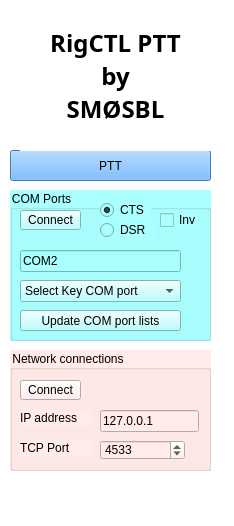
<?xml version="1.0" encoding="UTF-8"?>
<ui version="4.0">
 <class>MainWindow</class>
 <widget class="QMainWindow" name="MainWindow">
  <property name="geometry">
   <rect>
    <x>0</x>
    <y>0</y>
    <width>234</width>
    <height>526</height>
   </rect>
  </property>
  <property name="windowTitle">
   <string>MainWindow</string>
  </property>
  <property name="autoFillBackground">
   <bool>false</bool>
  </property>
  <property name="styleSheet">
   <string notr="true">background-color: rgb(255, 255, 255);</string>
  </property>
  <widget class="QWidget" name="centralwidget">
   <widget class="QPushButton" name="keyButton">
    <property name="geometry">
     <rect>
      <x>10</x>
      <y>150</y>
      <width>201</width>
      <height>31</height>
     </rect>
    </property>
    <property name="styleSheet">
     <string notr="true">background-color: rgb(85, 170, 255);
border-color: rgb(0, 0, 0);</string>
    </property>
    <property name="text">
     <string>PTT</string>
    </property>
   </widget>
   <widget class="QLabel" name="label_8">
    <property name="geometry">
     <rect>
      <x>20</x>
      <y>0</y>
      <width>191</width>
      <height>151</height>
     </rect>
    </property>
    <property name="font">
     <font>
      <family>Bradley Hand ITC</family>
      <pointsize>18</pointsize>
      <weight>75</weight>
      <italic>false</italic>
      <bold>true</bold>
      <kerning>true</kerning>
     </font>
    </property>
    <property name="text">
     <string>RigCTL PTT
by
SMØSBL</string>
    </property>
    <property name="alignment">
     <set>Qt::AlignCenter</set>
    </property>
   </widget>
   <widget class="QGroupBox" name="groupBox">
    <property name="geometry">
     <rect>
      <x>10</x>
      <y>190</y>
      <width>201</width>
      <height>151</height>
     </rect>
    </property>
    <property name="styleSheet">
     <string notr="true">background-color: rgb(170, 255, 255);</string>
    </property>
    <property name="title">
     <string>COM Ports</string>
    </property>
    <widget class="QRadioButton" name="KeyOnDSR">
     <property name="geometry">
      <rect>
       <x>90</x>
       <y>30</y>
       <width>55</width>
       <height>20</height>
      </rect>
     </property>
     <property name="text">
      <string>DSR</string>
     </property>
     <attribute name="buttonGroup">
      <string notr="true">buttonGroup</string>
     </attribute>
    </widget>
    <widget class="QRadioButton" name="KeyOnCTS">
     <property name="geometry">
      <rect>
       <x>90</x>
       <y>10</y>
       <width>51</width>
       <height>20</height>
      </rect>
     </property>
     <property name="text">
      <string>CTS</string>
     </property>
     <property name="checked">
      <bool>true</bool>
     </property>
     <attribute name="buttonGroup">
      <string notr="true">buttonGroup</string>
     </attribute>
    </widget>
    <widget class="QCheckBox" name="keyPortInvert">
     <property name="geometry">
      <rect>
       <x>150</x>
       <y>20</y>
       <width>41</width>
       <height>20</height>
      </rect>
     </property>
     <property name="text">
      <string>Inv</string>
     </property>
    </widget>
    <widget class="QPushButton" name="ConnectToKeyPort">
     <property name="geometry">
      <rect>
       <x>10</x>
       <y>20</y>
       <width>61</width>
       <height>20</height>
      </rect>
     </property>
     <property name="text">
      <string>Connect</string>
     </property>
    </widget>
    <widget class="QComboBox" name="keyPortDevice">
     <property name="geometry">
      <rect>
       <x>10</x>
       <y>90</y>
       <width>161</width>
       <height>22</height>
      </rect>
     </property>
     <item>
      <property name="text">
       <string>Select Key COM port</string>
      </property>
     </item>
    </widget>
    <widget class="QPushButton" name="ShowComPortList">
     <property name="geometry">
      <rect>
       <x>10</x>
       <y>120</y>
       <width>161</width>
       <height>21</height>
      </rect>
     </property>
     <property name="text">
      <string>Update COM port lists</string>
     </property>
    </widget>
    <widget class="QLineEdit" name="KeyPortName">
     <property name="geometry">
      <rect>
       <x>10</x>
       <y>60</y>
       <width>161</width>
       <height>22</height>
      </rect>
     </property>
     <property name="text">
      <string>COM2</string>
     </property>
    </widget>
   </widget>
   <widget class="QGroupBox" name="groupBox_2">
    <property name="geometry">
     <rect>
      <x>10</x>
      <y>350</y>
      <width>201</width>
      <height>121</height>
     </rect>
    </property>
    <property name="styleSheet">
     <string notr="true">background-color: rgb(255, 235, 231);</string>
    </property>
    <property name="title">
     <string>Network connections</string>
    </property>
    <widget class="QSpinBox" name="keyNetPort">
     <property name="geometry">
      <rect>
       <x>90</x>
       <y>90</y>
       <width>85</width>
       <height>20</height>
      </rect>
     </property>
     <property name="maximum">
      <number>65535</number>
     </property>
     <property name="value">
      <number>4533</number>
     </property>
    </widget>
    <widget class="QLineEdit" name="keyIP">
     <property name="geometry">
      <rect>
       <x>90</x>
       <y>60</y>
       <width>99</width>
       <height>22</height>
      </rect>
     </property>
     <property name="text">
      <string>127.0.0.1</string>
     </property>
    </widget>
    <widget class="QLabel" name="label">
     <property name="geometry">
      <rect>
       <x>10</x>
       <y>60</y>
       <width>71</width>
       <height>16</height>
      </rect>
     </property>
     <property name="text">
      <string>IP address</string>
     </property>
    </widget>
    <widget class="QLabel" name="label_2">
     <property name="geometry">
      <rect>
       <x>10</x>
       <y>90</y>
       <width>71</width>
       <height>16</height>
      </rect>
     </property>
     <property name="text">
      <string>TCP Port</string>
     </property>
    </widget>
    <widget class="QPushButton" name="ConnectToKeyNetwork">
     <property name="geometry">
      <rect>
       <x>10</x>
       <y>30</y>
       <width>61</width>
       <height>20</height>
      </rect>
     </property>
     <property name="text">
      <string>Connect</string>
     </property>
    </widget>
   </widget>
   <zorder>groupBox_2</zorder>
   <zorder>groupBox</zorder>
   <zorder>keyButton</zorder>
   <zorder>label_8</zorder>
  </widget>
  <widget class="QStatusBar" name="statusbar"/>
  <action name="actionSelect_COM_port">
   <property name="text">
    <string>Select COM port</string>
   </property>
  </action>
 </widget>
 <resources/>
 <connections/>
 <buttongroups>
  <buttongroup name="buttonGroup"/>
 </buttongroups>
</ui>
